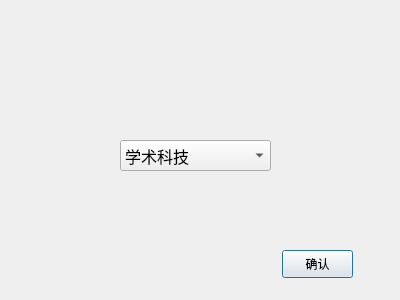
<?xml version="1.0" encoding="UTF-8"?>
<ui version="4.0">
 <class>setBoardManagerDialog</class>
 <widget class="QDialog" name="setBoardManagerDialog">
  <property name="geometry">
   <rect>
    <x>0</x>
    <y>0</y>
    <width>400</width>
    <height>300</height>
   </rect>
  </property>
  <property name="windowTitle">
   <string>设置版</string>
  </property>
  <property name="styleSheet">
   <string notr="true">background-image: url(:/icons/BG2.png);</string>
  </property>
  <widget class="QComboBox" name="comboBox">
   <property name="geometry">
    <rect>
     <x>120</x>
     <y>140</y>
     <width>151</width>
     <height>31</height>
    </rect>
   </property>
   <property name="font">
    <font>
     <pointsize>12</pointsize>
    </font>
   </property>
   <item>
    <property name="text">
     <string>学术科技</string>
    </property>
   </item>
   <item>
    <property name="text">
     <string>信息社会</string>
    </property>
   </item>
   <item>
    <property name="text">
     <string>情感天地</string>
    </property>
   </item>
  </widget>
  <widget class="QPushButton" name="confirm">
   <property name="geometry">
    <rect>
     <x>282</x>
     <y>250</y>
     <width>71</width>
     <height>28</height>
    </rect>
   </property>
   <property name="text">
    <string>确认</string>
   </property>
  </widget>
 </widget>
 <resources/>
 <connections/>
</ui>
